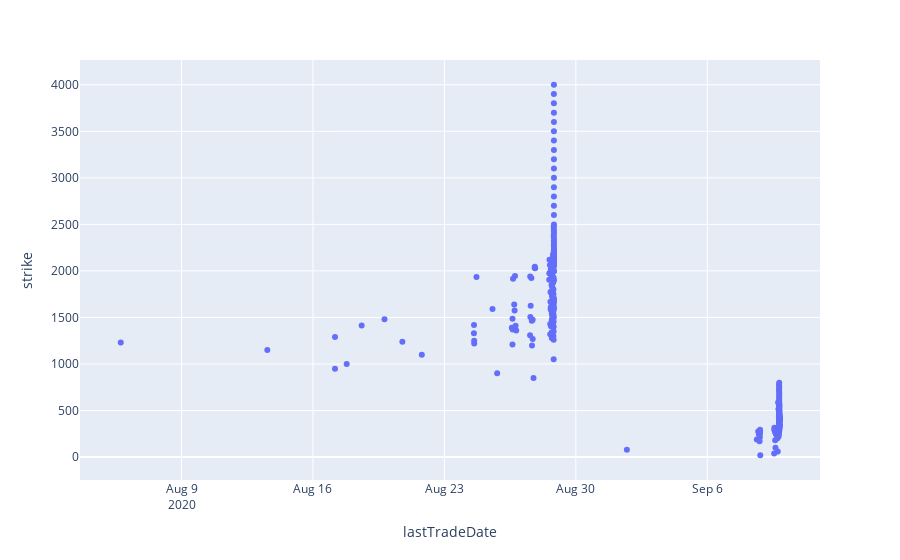

This figure's notebook cell:
### Code cell
px.scatter(data_frame=df, x="", y="strike")

### Figure 1 — Plotly figure (JSON) as saved in the notebook; plotly's stock layout.template omitted (floating-point values rounded to 4 significant figures; data arrays with more than 128 entries replaced by an {"elided": "..."} marker saying what was removed)
{"data": [{"hoverlabel": {"namelength": 0}, "hovertemplate": "lastTradeDate=%{x}<br>strike=%{y}", "legendgroup": "", "marker": {"color": "#636efa", "symbol": "circle"}, "mode": "markers", "name": "", "showlegend": false, "type": "scatter", "x": {"elided": "402 str values"}, "xaxis": "x", "y": {"elided": "402 int values"}, "yaxis": "y"}], "layout": {"legend": {"tracegroupgap": 0}, "margin": {"t": 60}, "xaxis": {"anchor": "y", "domain": [0, 1], "title": {"text": "lastTradeDate"}}, "yaxis": {"anchor": "x", "domain": [0, 1], "title": {"text": "strike"}}}}
